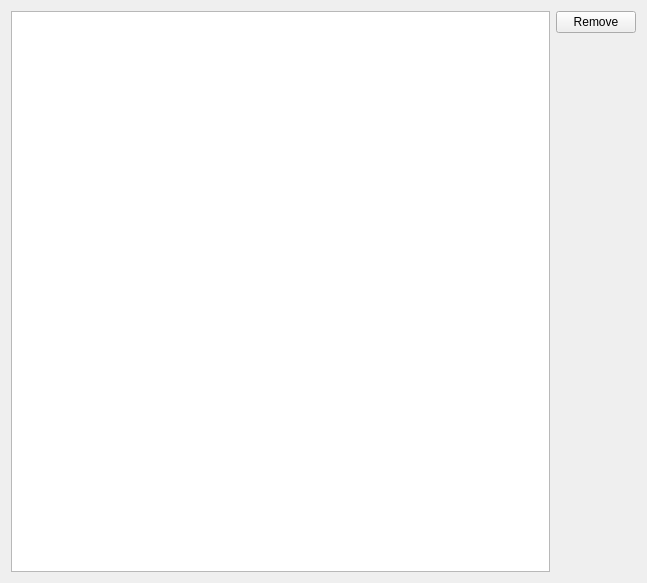
<?xml version="1.0" encoding="UTF-8"?>
<ui version="4.0">
 <class>KPayeeIdentifierView</class>
 <widget class="QWidget" name="KPayeeIdentifierView">
  <property name="geometry">
   <rect>
    <x>0</x>
    <y>0</y>
    <width>647</width>
    <height>583</height>
   </rect>
  </property>
  <layout class="QHBoxLayout" name="horizontalLayout">
   <item>
    <widget class="QListView" name="view">
     <property name="selectionMode">
      <enum>QAbstractItemView::ExtendedSelection</enum>
     </property>
     <property name="selectionBehavior">
      <enum>QAbstractItemView::SelectRows</enum>
     </property>
     <property name="uniformItemSizes">
      <bool>false</bool>
     </property>
     <property name="selectionRectVisible">
      <bool>true</bool>
     </property>
    </widget>
   </item>
   <item>
    <layout class="QVBoxLayout" name="verticalLayout">
     <item>
      <widget class="QPushButton" name="buttonRemove">
       <property name="text">
        <string>Remove</string>
       </property>
      </widget>
     </item>
     <item>
      <spacer name="verticalSpacer">
       <property name="orientation">
        <enum>Qt::Vertical</enum>
       </property>
       <property name="sizeHint" stdset="0">
        <size>
         <width>20</width>
         <height>40</height>
        </size>
       </property>
      </spacer>
     </item>
    </layout>
   </item>
  </layout>
 </widget>
 <customwidgets>
  <customwidget>
   <class>QPushButton</class>
   <extends>QPushButton</extends>
   <header>kpushbutton.h</header>
  </customwidget>
 </customwidgets>
 <resources/>
 <connections>
  <connection>
   <sender>buttonRemove</sender>
   <signal>clicked()</signal>
   <receiver>KPayeeIdentifierView</receiver>
   <slot>removeSelected()</slot>
   <hints>
    <hint type="sourcelabel">
     <x>568</x>
     <y>47</y>
    </hint>
    <hint type="destinationlabel">
     <x>400</x>
     <y>102</y>
    </hint>
   </hints>
  </connection>
 </connections>
 <slots>
  <slot>addEntry()</slot>
  <slot>removeSelected()</slot>
 </slots>
</ui>
